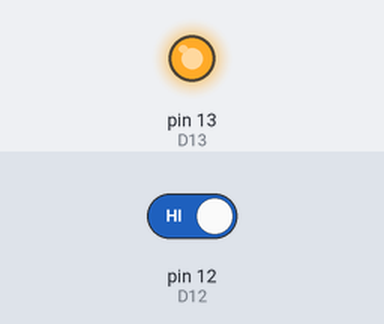
This sketch was run on a simulated Arduino Uno, built with avr-gcc and run on an emulated ATmega328P. On the bench: output pins drawn as LEDs (lit = HIGH). The test bench sets the inputs (shaded band); at power-on: pin 12 (D12) HIGH.

Above: at 8.8 s.
8.9 s: pin 12 (D12) driven LOW
At 10.6 s:
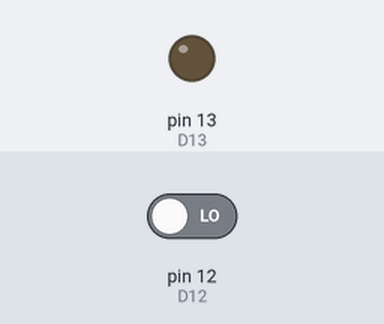
Timing chart, 0 to 19.9 s (numbered marks = the images above; inputs shaded):
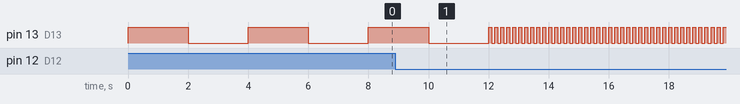

Measured:
- by itself, pin 13 (D13): repeats every 0.20 s: HIGH 0.10 s, LOW 0.10 s

The sketch:

p1_blink.ino
```cpp
// the setup function runs once when you press reset or power the board
int D13 = 13;
int D12 = 12;
int tiempo;
void setup() {
  // initialize digital pin LED_BUILTIN as an output.
  pinMode(D13, OUTPUT);
  pinMode(D12,INPUT);
}

// the loop function runs over and over again forever
void loop() {
  if(digitalRead(D12) == LOW){
    tiempo = 100;
  }else{
    tiempo = 2000;
  }

  digitalWrite(D13, HIGH);   // turn the LED on (HIGH is the voltage level)
  delay(tiempo);                       // wait for a second
  digitalWrite(D13, LOW);    // turn the LED off by making the voltage LOW
  delay(tiempo);                       // wait for a second
}
```
